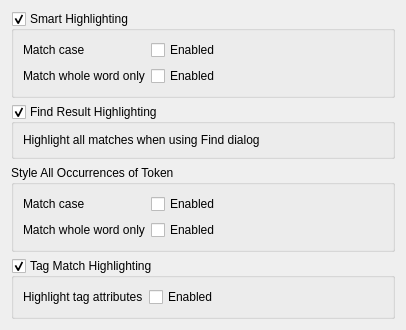
<?xml version="1.0" encoding="UTF-8"?>
<ui version="4.0">
 <class>HighlightsSettings</class>
 <widget class="QWidget" name="HighlightsSettings">
  <property name="geometry">
   <rect>
    <x>0</x>
    <y>0</y>
    <width>406</width>
    <height>206</height>
   </rect>
  </property>
  <layout class="QVBoxLayout" name="verticalLayout">
   <item>
    <widget class="QGroupBox" name="kcfg_smartHighlightEnabled">
     <property name="toolTip">
      <string>Highlight all occurrences of selected text</string>
     </property>
     <property name="title">
      <string>Smart Highlighting</string>
     </property>
     <property name="checkable">
      <bool>true</bool>
     </property>
     <layout class="QFormLayout" name="formLayout">
      <item row="0" column="0">
       <widget class="QLabel" name="label_2">
        <property name="text">
         <string>Match case</string>
        </property>
       </widget>
      </item>
      <item row="0" column="1">
       <widget class="QCheckBox" name="kcfg_smartHighlightMatchCase">
        <property name="text">
         <string>Enabled</string>
        </property>
       </widget>
      </item>
      <item row="1" column="0">
       <widget class="QLabel" name="label_3">
        <property name="text">
         <string>Match whole word only</string>
        </property>
       </widget>
      </item>
      <item row="1" column="1">
       <widget class="QCheckBox" name="kcfg_smartHighlightWholeWord">
        <property name="text">
         <string>Enabled</string>
        </property>
       </widget>
      </item>
     </layout>
    </widget>
   </item>
   <item>
    <widget class="QGroupBox" name="kcfg_findResultHighlightEnabled">
     <property name="title">
      <string>Find Result Highlighting</string>
     </property>
     <property name="checkable">
      <bool>true</bool>
     </property>
     <layout class="QFormLayout" name="formLayout_2">
      <item row="0" column="0">
       <widget class="QLabel" name="label_5">
        <property name="text">
         <string>Highlight all matches when using Find dialog</string>
        </property>
       </widget>
      </item>
     </layout>
    </widget>
   </item>
   <item>
    <widget class="QGroupBox" name="markAllStyleGroup">
     <property name="title">
      <string>Style All Occurrences of Token</string>
     </property>
     <layout class="QFormLayout" name="formLayout_4">
      <item row="0" column="0">
       <widget class="QLabel" name="label_markAllCase">
        <property name="text">
         <string>Match case</string>
        </property>
       </widget>
      </item>
      <item row="0" column="1">
       <widget class="QCheckBox" name="kcfg_markAllCaseSensitive">
        <property name="text">
         <string>Enabled</string>
        </property>
       </widget>
      </item>
      <item row="1" column="0">
       <widget class="QLabel" name="label_markAllWord">
        <property name="text">
         <string>Match whole word only</string>
        </property>
       </widget>
      </item>
      <item row="1" column="1">
       <widget class="QCheckBox" name="kcfg_markAllWordOnly">
        <property name="text">
         <string>Enabled</string>
        </property>
       </widget>
      </item>
     </layout>
    </widget>
   </item>
   <item>
    <widget class="QGroupBox" name="kcfg_tagMatchHighlightEnabled">
     <property name="toolTip">
      <string>Highlight matching HTML/XML tags when cursor is inside a tag</string>
     </property>
     <property name="title">
      <string>Tag Match Highlighting</string>
     </property>
     <property name="checkable">
      <bool>true</bool>
     </property>
     <layout class="QFormLayout" name="formLayout_3">
      <item row="0" column="0">
       <widget class="QLabel" name="label_6">
        <property name="text">
         <string>Highlight tag attributes</string>
        </property>
       </widget>
      </item>
      <item row="0" column="1">
       <widget class="QCheckBox" name="kcfg_tagMatchHighlightAttributes">
        <property name="text">
         <string>Enabled</string>
        </property>
       </widget>
      </item>
     </layout>
    </widget>
   </item>
   <item>
    <spacer name="verticalSpacer">
     <property name="orientation">
      <enum>Qt::Orientation::Vertical</enum>
     </property>
     <property name="sizeHint" stdset="0">
      <size>
       <width>20</width>
       <height>40</height>
      </size>
     </property>
    </spacer>
   </item>
  </layout>
 </widget>
 <resources/>
 <connections/>
</ui>
